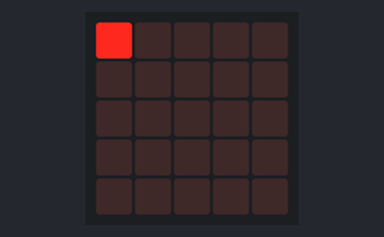
Recording of a program running on a simulated BBC micro:bit (MakeCode). Parts: the board's 5×5 LED display.

Above: at 0.05 s.
At 0.65 s:
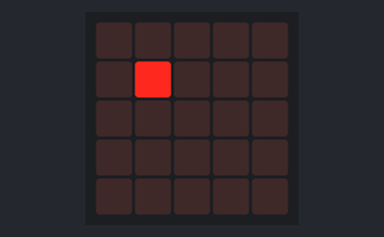
At 1.25 s:
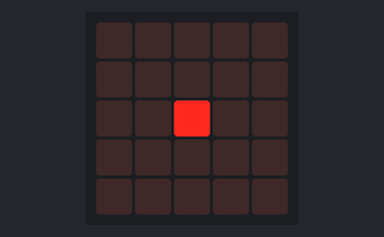
At 1.85 s:
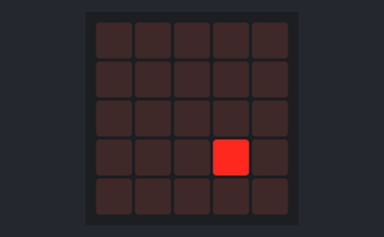
At 2.46 s:
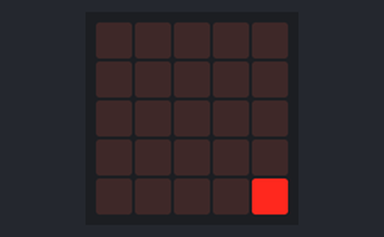
At 2.87 s:
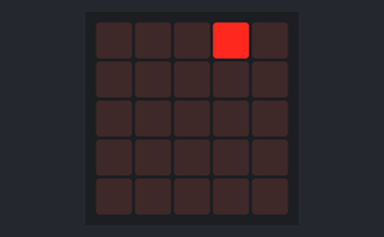

The program:

main.ts
```typescript
let light2 = 0
basic.forever(function () {
    for (let y_light = 0; y_light <= 4; y_light++) {
        for (let light3 = 0; light3 <= 4; light3++) {
            led.plot(light3, y_light)
            led.unplot(light3 - 1, y_light)
            basic.pause(100)
        }
        light2 = 0
        led.unplot(4, y_light)
    }
})
```

test.ts
```typescript
// 在這裡測試；當此封包作為擴充功能時，將不會編譯此內容。
```

Measured:
- by itself, everything shown: repeats every 2.5 s, in 25 steps
